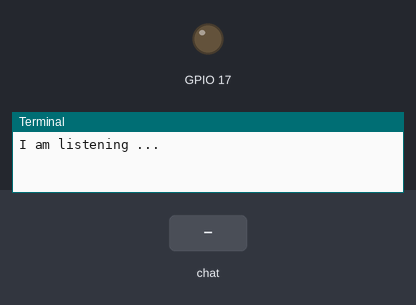
Recording of a program running on a simulated Raspberry Pi (BCM pin numbers). Shown: output pins drawn as LEDs (lit = HIGH), the last lines printed to the terminal. The inputs (shaded band) are chosen by the test bench.

Above: at 1.2 s.
1.3 s: chat message "/tonl" arrives
At 2.8 s:
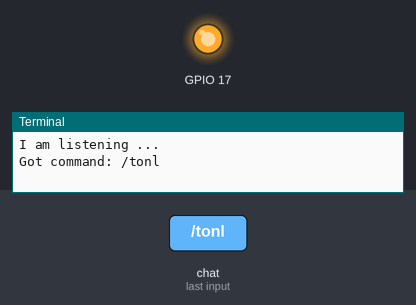
3.1 s: chat message "/tofl" arrives
At 4.1 s:
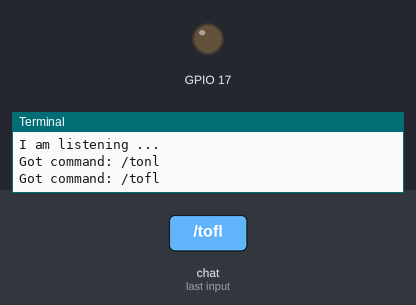
Timing chart, 0 to 6.1 s (numbered marks = the images above; inputs shaded):
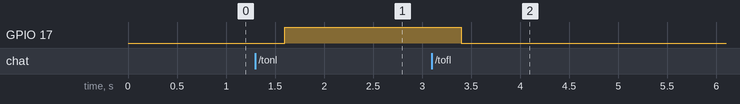

Measured:
- after the input at 1.3 s, GPIO 17: LOW → HIGH after 0.30 s
- after the input at 3.1 s, GPIO 17: HIGH → LOW after 0.30 s

The program:

luces.py
```python
import sys
import datetime
import time
import telepot
import RPi.GPIO as GPIO

GPIO.setmode(GPIO.BCM)
GPIO.setup(17,GPIO.OUT)

def handle(msg):
	chat_id = msg['chat']['id']
	command = msg['text']

	print 'Got command: %s' % command
	if command == '/tonl':
		if(GPIO.input(17)==True):
			bot.sendMessage(chat_id,'Las Luces Ya Estan Encendidas')
		else:
			bot.sendMessage(chat_id,'Encendiendo las Luces...')
			GPIO.output(17,True)
			bot.sendMessage(chat_id, 'Luces Encendidas')
	elif command == '/tofl':
		if(GPIO.input(17) == True):
			bot.sendMessage(chat_id, 'Apagando Luces...')
			GPIO.output(17,False)
			bot.sendMessage(chat_id, 'Luces Apagadas')
		else:
			bot.sendMessage(chat_id, 'Las Luces Ya estan Apagadas')
	else:
		bot.sendMessage(chat_id, 'Opcion Invalida')

bot = telepot.Bot('token')
bot.message_loop(handle)
print 'I am listening ...'

while 1:
	time.sleep(10)
```
